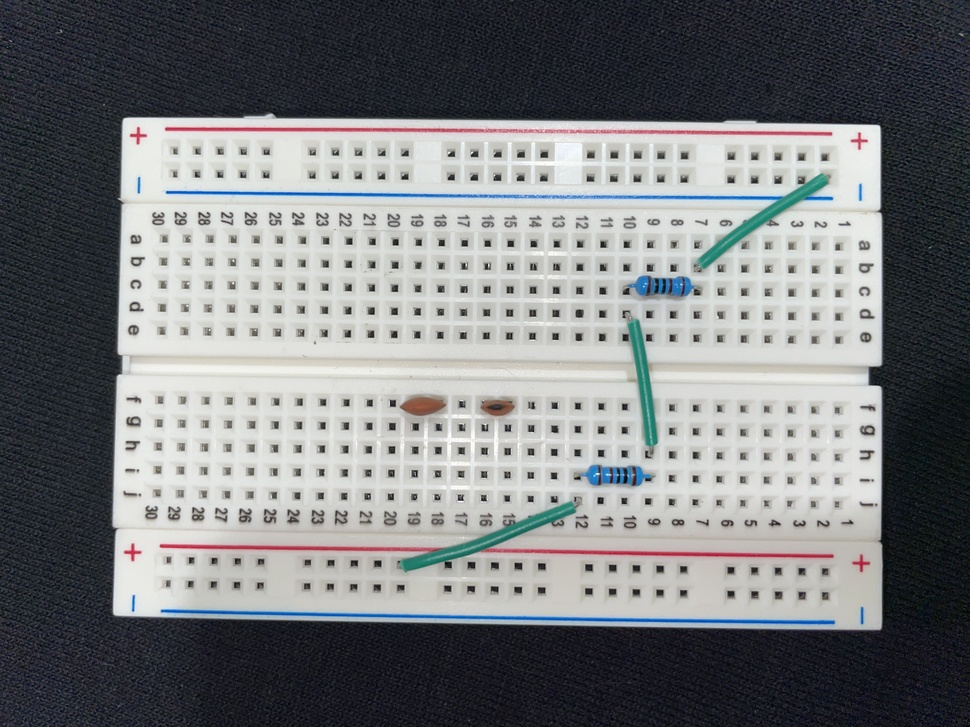
#> input picture imgs/breadboard10.jpg, 970 x 727 px, shrunk from 4032 x 3024 before the run, found by its file name
$ python image_detection.py
#> lines starting #> are read from the running program, lines starting #| are printed output that depends on the picture; after the words box and inside, x2 and y2 are one past the last pixel; in counts of white or black regions, pixels touching at a corner belong together
import cv2

# Load the image
image = cv2.imread("imgs/breadboard10.jpg")
#> image is the input picture: shape (727, 970, 3); mean B, G, R 124.3, 122.3, 120.3

# Convert the image to grayscale
gray = cv2.cvtColor(image, cv2.COLOR_BGR2GRAY)
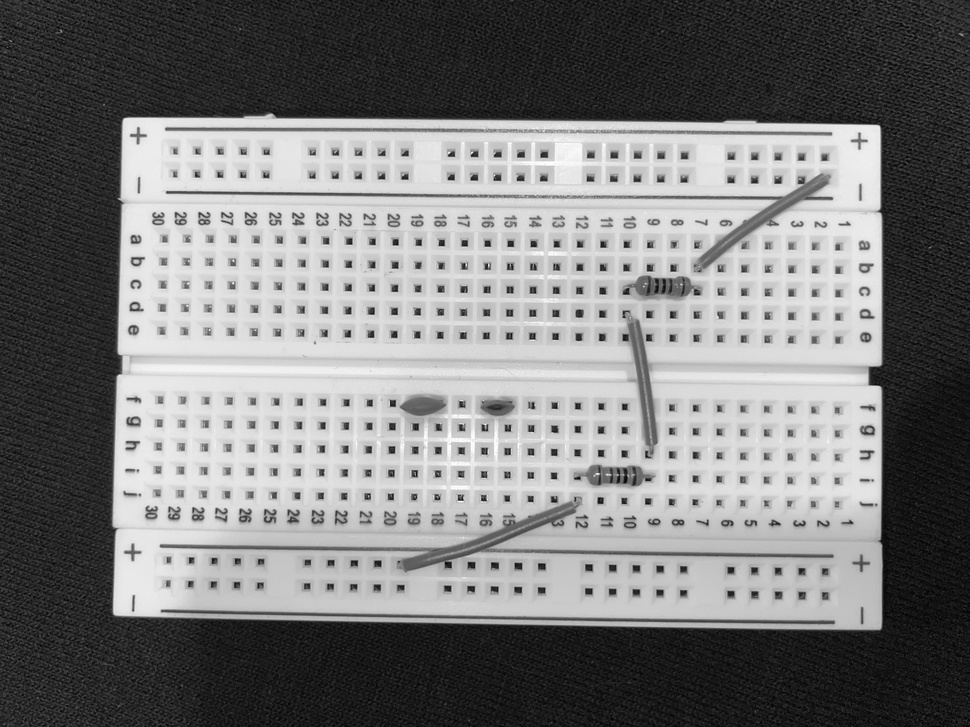
#> gray: shape (727, 970); min 1, max 255, mean 121.9

# Apply a binary threshold or any other suitable preprocessing
_, thresh = cv2.threshold(gray, 128, 255, cv2.THRESH_BINARY)
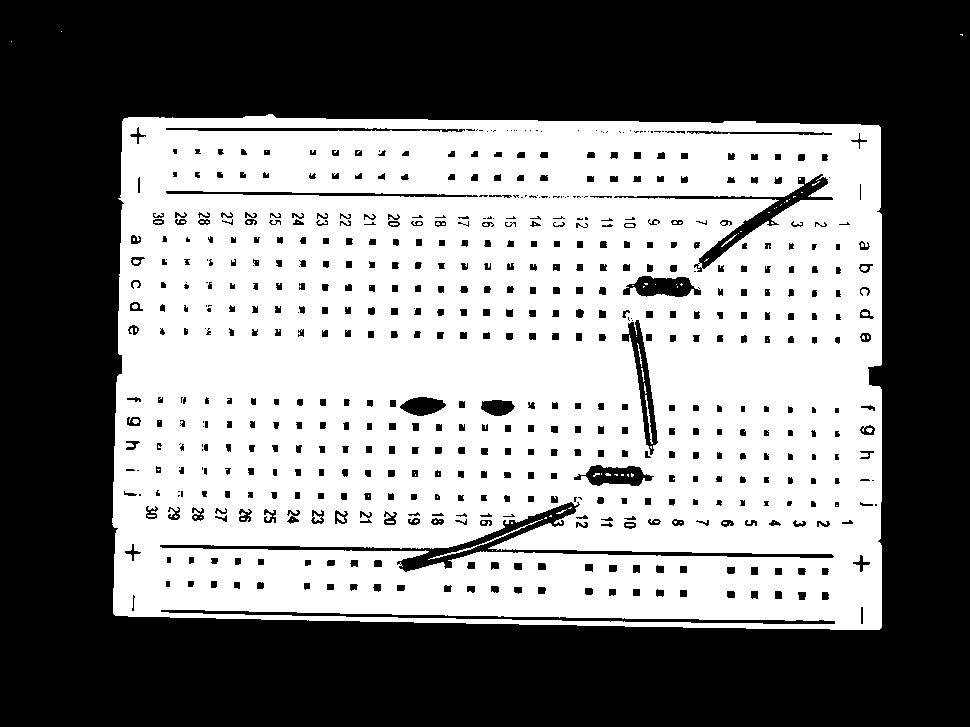
#> thresh: shape (727, 970); 49.8% white; 108 white regions (94 under 20 px)

# Find contours in the binary image
contours, _ = cv2.findContours(thresh, cv2.RETR_EXTERNAL, cv2.CHAIN_APPROX_SIMPLE)
#> contours = 4 contours, 3 with area under 20; largest, box (x1, y1, x2, y2) and area: (112, 114, 882, 630) 383424

# Initialize a list to store cropped objects
cropped_objects = []

# Set minimum contour area and aspect ratio thresholds
min_contour_area = 1000  # Adjust this value as needed
min_aspect_ratio = 0.3  # Adjust this value as needed

# Iterate through the detected contours
for contour in contours:
    # Calculate the contour area
    contour_area = cv2.contourArea(contour)

    # Calculate the bounding rectangle for the contour
    x, y, w, h = cv2.boundingRect(contour)

    # Calculate the aspect ratio of the bounding rectangle
    aspect_ratio = float(w) / h

    # Filter contours based on area and aspect ratio
    if contour_area > min_contour_area and aspect_ratio > min_aspect_ratio:
        # Crop the object from the original image
        cropped_object = image[y : y + h, x : x + w]

        # Append the cropped object to the list
        cropped_objects.append(cropped_object)
#> this loop made 4 passes
#> (contour_area, x, y, w, h, aspect_ratio) on pass 1: (383424.5, 112, 114, 770, 516, 1.49)
#> pass 1, `cropped_object = image[y : y + h, x : x + w]`:
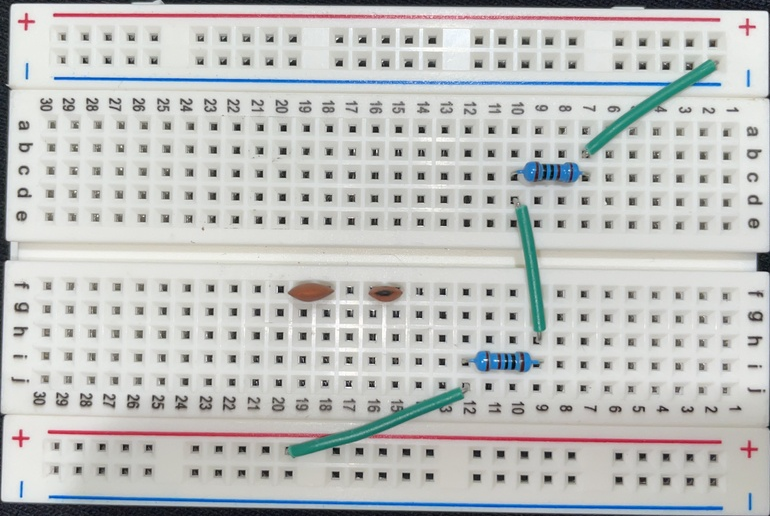
#> cropped_object: shape (516, 770, 3); mean B, G, R 190.2, 192, 190.5
#> after the loop, cropped_objects = 1 item

# Display or save the cropped objects
for i, cropped_object in enumerate(cropped_objects):
    # cv2.imshow(f"Cropped Object {i}", cropped_object)
    cv2.imwrite(f"temp/cropped_object_{i}.jpg", cropped_object)
#> this loop made 1 pass

# Display the original image with rectangles (optional)
for contour in contours:
    x, y, w, h = cv2.boundingRect(contour)
    cv2.rectangle(image, (x, y), (x + w, y + h), (0, 255, 0), 2)
#> this loop made 4 passes
#> (x, y, w, h) on passes 1, 2, 4: (112, 114, 770, 516), (11, 41, 1, 1), (61, 31, 1, 1)
#> (contour, x, y, w, h) on pass 3: ([[960, 34], [961, 34], [962, 35], [962, 34]], 960, 34, 3, 2)
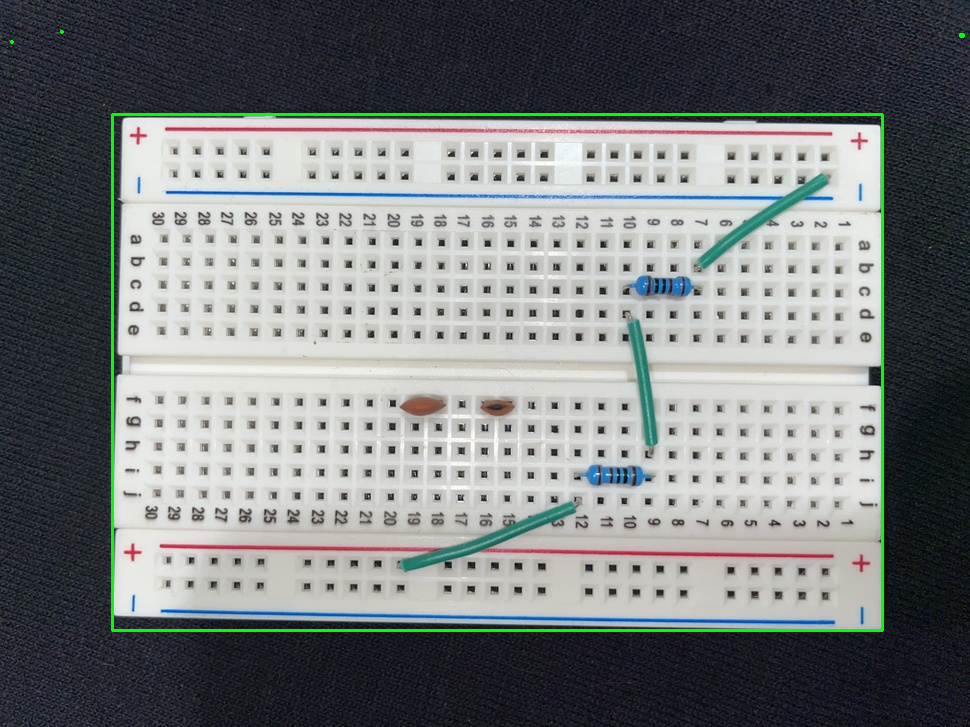
#> image: shape (727, 970, 3); 1.1% of pixels changed, all inside (x1, y1, x2, y2) = (10, 30, 965, 632)

cv2.imshow("Object Detection", image)
cv2.waitKey(0)
cv2.destroyAllWindows()

$ run again, with imgs/breadboard3.jpg copied over imgs/breadboard10.jpg
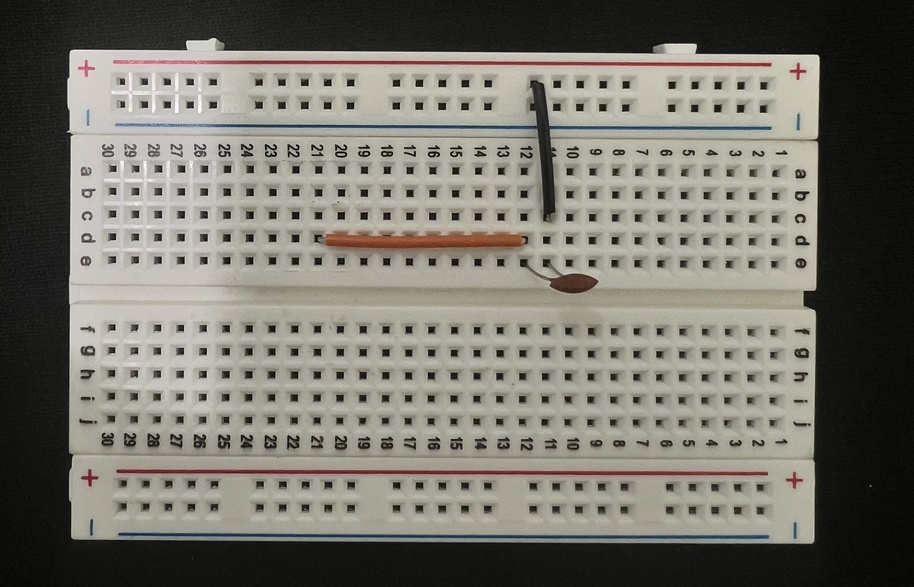
#> input picture imgs/breadboard3.jpg, 914 x 587 px, shrunk from 3015 x 1938 before the run, found by its file name
#> image is the input picture: shape (587, 914, 3); mean B, G, R 106.1, 113.9, 116.8
#> `_, thresh = cv2.threshold(gray, 128, 255, cv2.THRESH_BINARY)`:
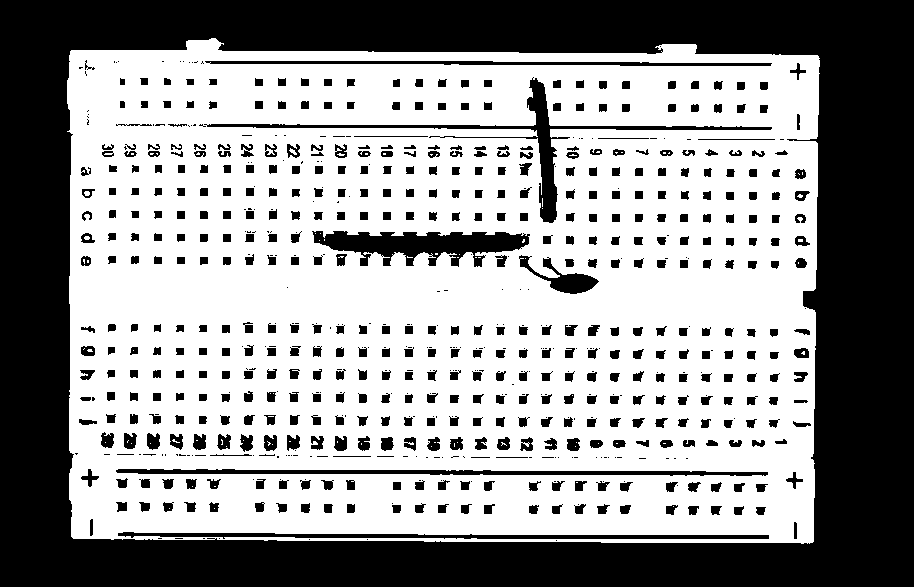
#> thresh: shape (587, 914); 58.9% white; 740 black regions (246 under 20 px)
#> contours = 1 contour; box (x1, y1, x2, y2) and area: (67, 38, 820, 544) 364418
#> the loop `for contour in contours:` made 1 pass
#> (contour_area, x, y, w, h, aspect_ratio) on pass 1: (364418.5, 67, 38, 753, 506, 1.49)
#> after the loop `for contour in contours:`: cropped_objects = 1 item
#> the loop `for i, cropped_object in enumerate(cropped_objects): # cv2.imshow(f"Cr..` made 1 pass
#> the loop `for contour in contours:` made 1 pass
#> (x, y, w, h) on pass 1: (67, 38, 753, 506)
#> after the loop `for contour in contours:`:
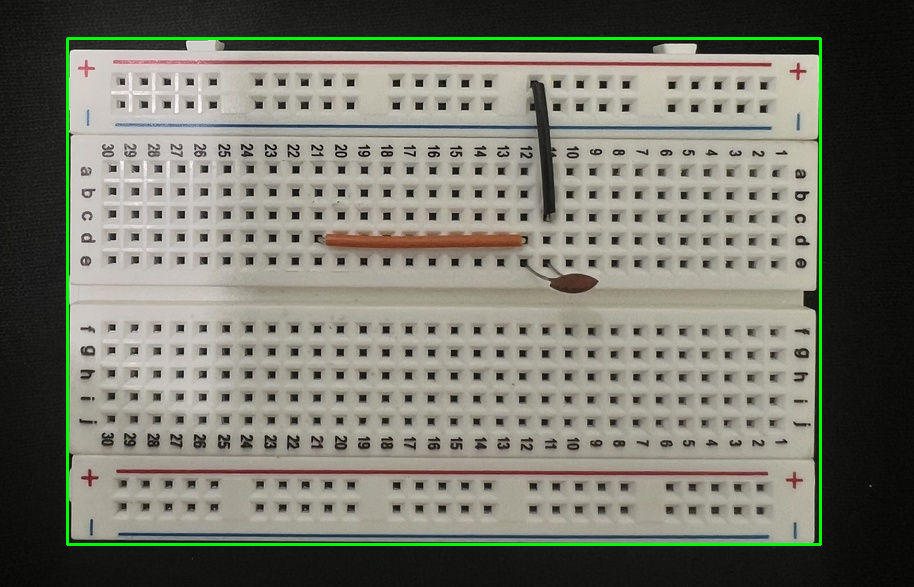
#> image: shape (587, 914, 3); 1.41% of pixels changed, all inside (x1, y1, x2, y2) = (66, 37, 822, 546)

$ run again, with imgs/breadboard4.jpg copied over imgs/breadboard10.jpg
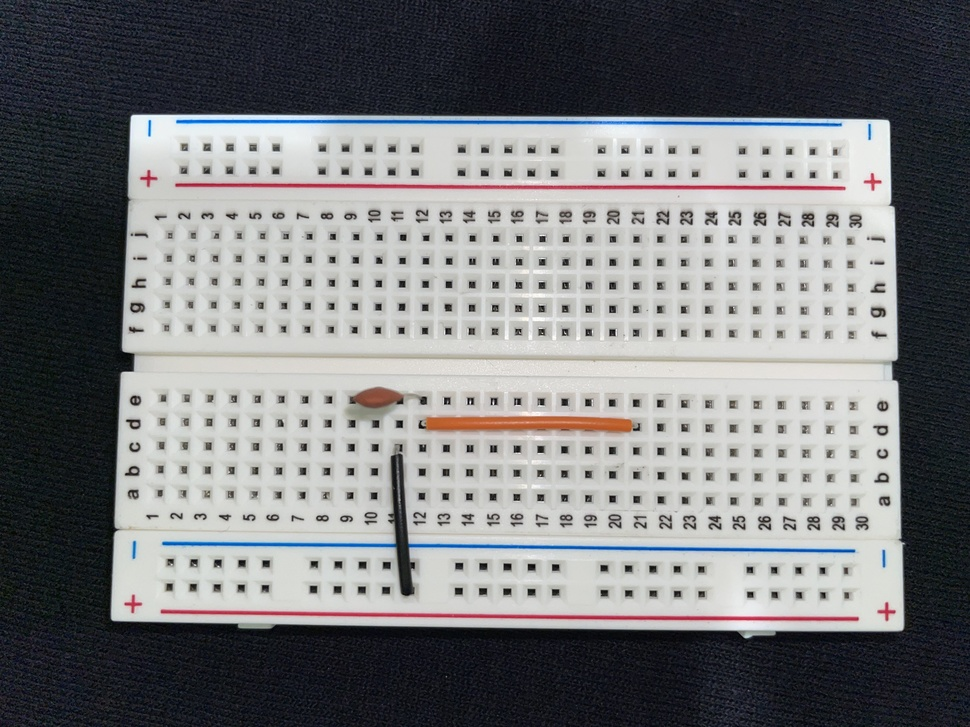
#> input picture imgs/breadboard4.jpg, 970 x 727 px, shrunk from 4032 x 3024 before the run, found by its file name
#> image is the input picture: shape (727, 970, 3); mean B, G, R 122.3, 120.5, 119.5
#> `_, thresh = cv2.threshold(gray, 128, 255, cv2.THRESH_BINARY)`:
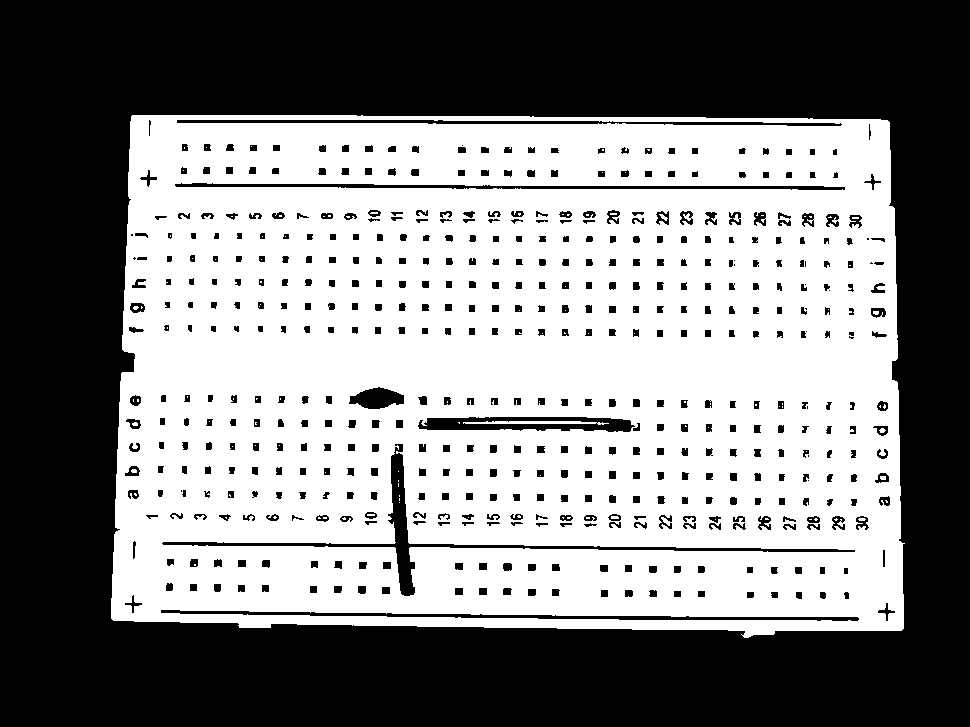
#> thresh: shape (727, 970); 51.2% white; 522 black regions (19 under 20 px)
#> contours = 1 contour; box (x1, y1, x2, y2) and area: (111, 115, 905, 638) 395386
#> the loop `for contour in contours:` made 1 pass
#> (contour_area, x, y, w, h, aspect_ratio) on pass 1: (395386.5, 111, 115, 794, 523, 1.52)
#> after the loop `for contour in contours:`: cropped_objects = 1 item
#> the loop `for i, cropped_object in enumerate(cropped_objects): # cv2.imshow(f"Cr..` made 1 pass
#> the loop `for contour in contours:` made 1 pass
#> (x, y, w, h) on pass 1: (111, 115, 794, 523)
#> after the loop `for contour in contours:`:
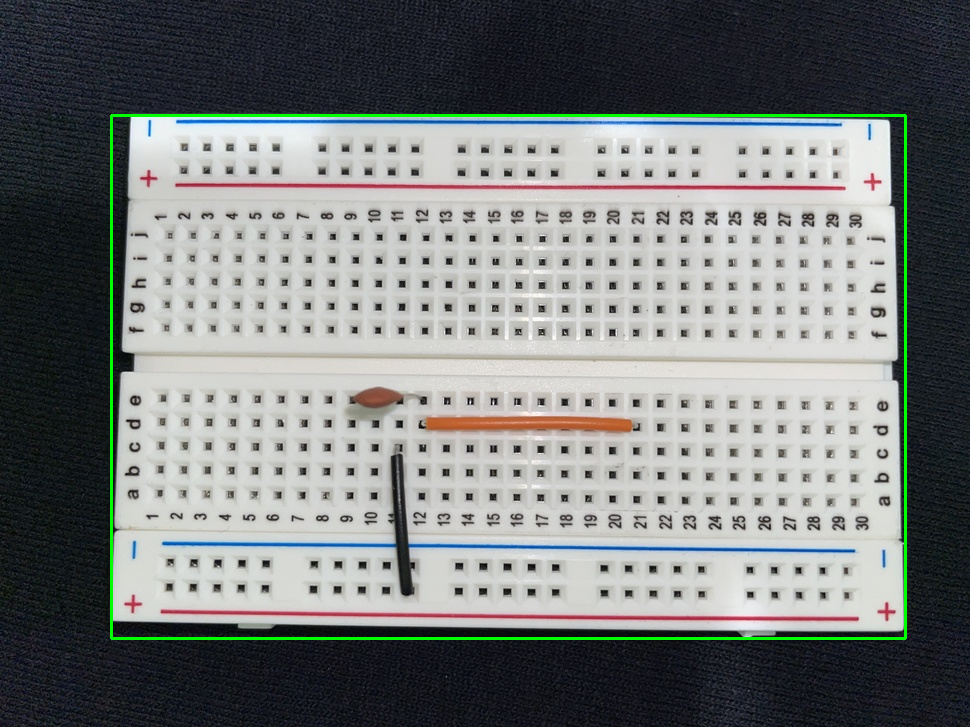
#> image: shape (727, 970, 3); 1.12% of pixels changed, all inside (x1, y1, x2, y2) = (110, 114, 907, 640)
